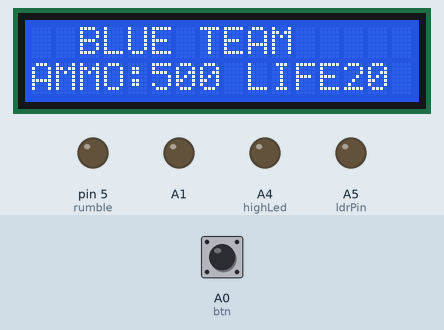
This sketch was run on a simulated Arduino Uno, built with avr-gcc and run on an emulated ATmega328P. Shown: 16×2 character LCD, output pins drawn as LEDs (lit = HIGH). Dashed ring = blinking. Inputs (shaded band) come from the test bench; at power-on: A0 (btn) HIGH. What the sketch prints to the serial monitor is not drawn.

Above: at 1.2 s.
1.3 s: A0 (btn) pulled LOW for 0.15 s
At 2.3 s:
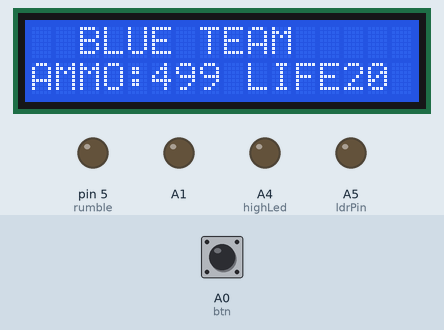
3.1 s: A0 (btn) pulled LOW for 1 s
At 5.3 s:
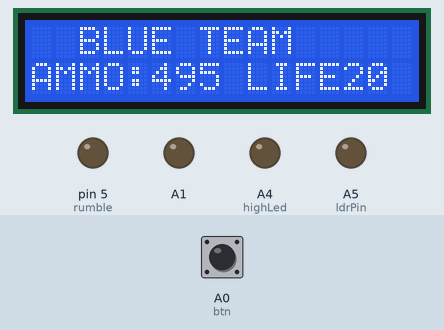
5.6 s: A0 (btn) pulled LOW for 0.15 s
At 6.9 s:
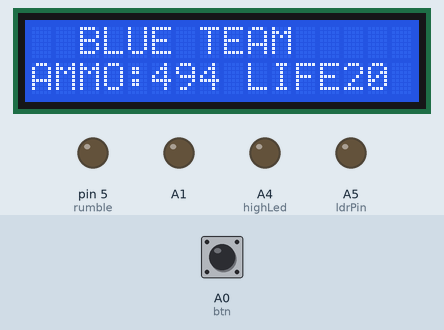
7.4 s: A0 (btn) pulled LOW for 1 s
At 7.59 s:
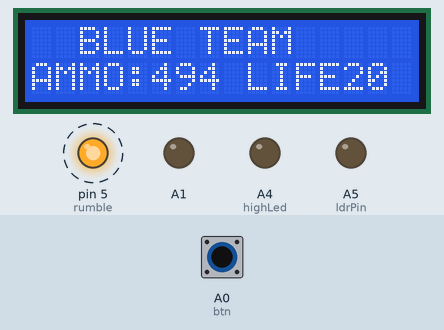
9.9 s: A0 (btn) driven LOW
At 10.34 s:
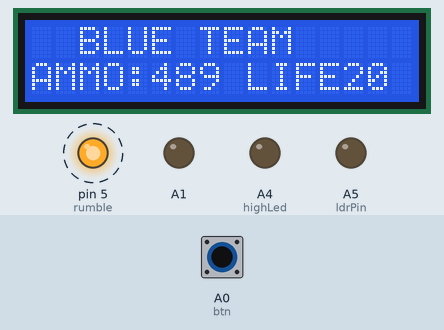
Timing chart, 0 to 12.7 s (numbered marks = the images above; inputs shaded):
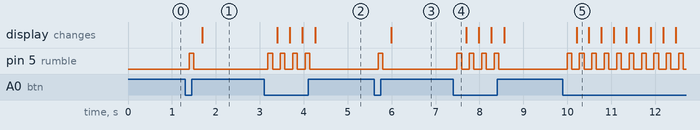

Measured:
- after the input at 1.3 s, pin 5 (rumble): LOW → HIGH after 0.09 s, → LOW 0.10 s later; the display: changes after 0.39 s (image 1)
- after the input at 3.1 s, pin 5 (rumble): alternates HIGH for 0.10 s and LOW for 0.18 s, 8 changes in all, then stays LOW, starting after 0.09 s; the display: first changes after 0.30 s (image 2 shows a later state)
- after the input at 5.6 s, pin 5 (rumble): LOW → HIGH after 0.09 s, → LOW 0.10 s later; the display: changes after 0.39 s (image 3)
- after the input at 7.4 s, pin 5 (rumble): alternates HIGH for 0.10 s and LOW for 0.18 s, 8 changes in all, then stays LOW, starting after 0.09 s
- after the input at 9.9 s, pin 5 (rumble): alternates HIGH for 0.10 s and LOW for 0.18 s, starting after 0.09 s; the display: changes after 0.31 s (image 5)

The sketch:

mod_lstgrbbt.ino
```cpp
      //LASER TAG MARK 5
/*CONNECTIONS
   TRIGGER A0
   Receive pin 2
   Transmit pin 3
   Buzzer A1
*/

/*LCD DISPLAY
  Rs pin 13
  Enable pin 12
  D4 pin 7
  D5 pin 8
  D6 pin 9
  D7 pin 10
  R/W to GND
  led+&- to +5V and ground
*/

#include <IRLib.h>
#include <LiquidCrystal.h>
#include <EEPROM.h>

#define healthaddr 0
#define ammoaddr 1
#define ldrPin A2
#define highLed A4
#define btn A0
#define flashBtn A3
#define ldrPin A5
#define timeForFlash 2000
#define timeFlashed 4000
#define ldrThreshold 200
#define buzz A1
#define estimate -4
int rumble_time = 0;
int RECV_PIN = 2;
int flag = 0;
int btncnt = 0; //no. of bullets
int read2 = 0;
long time = 0;
int read;
int disableSend = 0;
long l = 0;
LiquidCrystal lcd(12, 11, 7, 8, 9, 10);
long debounce = 200;
int dth = 0;
int led = 1;
long t1 = 0;
int t3 = 0;
int rumble = 5;
int flag1 = 0;
int oldValue = 0;
int ttime = 0;

IRrecv My_Receiver(RECV_PIN);
IRsend My_Sender;

IRdecode My_Decoder;
unsigned int Buffer[RAWBUF];
void setup()
{
  Serial.begin(9600);
  //Flashang
  pinMode(flashBtn, INPUT); //flash button
  pinMode(highLed, OUTPUT); //flash led
  pinMode(ldrPin, OUTPUT); //
  pinMode(flashBtn, LOW);
  digitalWrite(flashBtn, HIGH);
  digitalWrite(highLed, LOW);

  //EEPROM
  //dth=EEPROM.read(healthaddr);
  //btncnt=EEPROM.read(ammoaddr);

  //LCD
  lcd.begin(16, 2);

  //Rumble
  pinMode(rumble, OUTPUT);
  digitalWrite(rumble, LOW);

  //trigger
  pinMode(btn, INPUT);
  pinMode(A1, OUTPUT);
  digitalWrite(A1, LOW);
  digitalWrite(btn, HIGH);
  oldValue = analogRead(ldrPin);
  My_Receiver.enableIRIn(); // Start the receiver
  My_Decoder.UseExtnBuf(Buffer);
}

void checkForInput() {
  if (My_Receiver.GetResults(&My_Decoder)) {
    My_Decoder.decode();
    TIMSK2 = 0;
    //Value
    if (My_Decoder.value == 3019 && dth <= 20)
    {
      dth++;
      digitalWrite(A1, HIGH);
      delay(200);           //500 se change kiya
      digitalWrite(A1, LOW);
      Serial.println("inside receiver loop");
      Serial.println(My_Decoder.value, HEX);
      delay(100);
    }
    if(My_Decoder.value == 3020)
    {
      //EEPROM.write(healthaddr, 0);
      //EEPROM.write(ammoaddr, 0);
    }
    My_Receiver.resume();
    My_Receiver.enableIRIn();
    //  My_Receiver.resume();
  }
}

void loop()
{
  if (dth < 20)
  {
    lcd.setCursor(2, 0);
    Serial.println("blue Team");

    lcd.print("BLUE TEAM");
    lcd.setCursor(0, 1);
    lcd.print("AMMO:");
    lcd.setCursor(5, 1);
    if ((500 - btncnt) >= 10)
    {
      lcd.print((500 - btncnt));
      Serial.println((500 - btncnt));
    }
    else if ((500 - btncnt) < 10)
    { lcd.print("0");
      lcd.setCursor(6, 1);
      lcd.print((500 - btncnt));
    }
    lcd.setCursor(9, 1);
    lcd.print("LIFE:");
    lcd.setCursor(13, 1);
    if ((20 - dth) >= 10)
    {
      lcd.print((20 - dth));
    }
    else if ((20 - dth) < 10)
    {
      lcd.print("0");
      lcd.setCursor(14, 1);
      lcd.print((20 - dth));
    }
  }
  if (dth >= 20)
  {
    flag1 == 1;
  }

  /*FLASH
    int newValue=analogRead(A5);
    //Serial.println(newValue);
    int diff=newValue-oldValue;
    //Serial.print(diff);Serial.print("  ");
    Serial.println(newValue);
    oldValue=newValue;
    if(diff<=estimate)
    Serial.println("change detected");
    delay(200);*/


  read = digitalRead(btn);
  if (read == LOW && millis() - time > debounce)
  {
    //EEPROM.write(healthaddr, dth);
    //EEPROM.write(ammoaddr, btncnt);
    //if(!disableSend)
    if (btncnt < 500 && flag1==0)
    {
      Serial.println("send loop");
      My_Sender.send(RC5, 0xbcd, 20); //data to be sent
      digitalWrite(rumble, HIGH);
      rumble_time = millis();
      Serial.println(btncnt);
      btncnt++;
      if(btncnt>=500)
      {
        flag1=1;
      }
    }
    My_Receiver.enableIRIn();
    checkForInput();
    My_Receiver.enableIRIn();
    time = millis();

  }
  if (flag1 == 1)
    {
      Serial.println("set hua flag");
      lcd.clear();
      lcd.setCursor(2,0);
      Serial.println("GAME OVER!!!");
      lcd.print("GAME OVER!!!");
    }
  checkForInput();
  ttime = millis() - rumble_time;

  //Serial.println(ttime);
  if ((ttime) > 100)
  {
    digitalWrite(rumble, LOW);
  }

}
```
